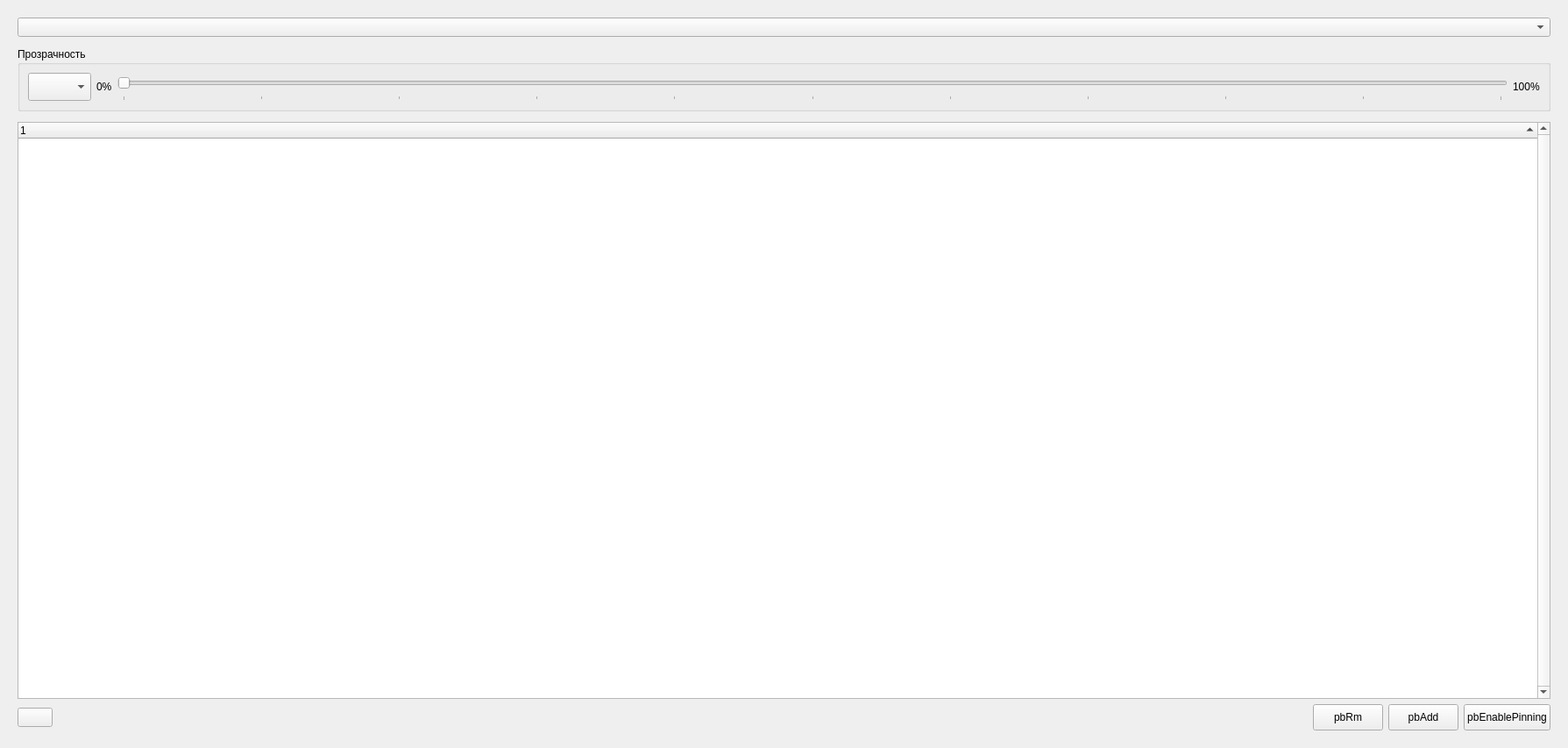
<?xml version="1.0" encoding="UTF-8"?>
<ui version="4.0">
 <class>WgtDocViewPanel</class>
 <widget class="QWidget" name="WgtDocViewPanel">
  <property name="geometry">
   <rect>
    <x>0</x>
    <y>0</y>
    <width>1789</width>
    <height>853</height>
   </rect>
  </property>
  <property name="sizePolicy">
   <sizepolicy hsizetype="Fixed" vsizetype="Fixed">
    <horstretch>0</horstretch>
    <verstretch>0</verstretch>
   </sizepolicy>
  </property>
  <property name="windowTitle">
   <string>Form</string>
  </property>
  <layout class="QGridLayout" name="gridLayout">
   <item row="0" column="0">
    <widget class="QWidget" name="wgtLeftPart" native="true">
     <property name="minimumSize">
      <size>
       <width>300</width>
       <height>0</height>
      </size>
     </property>
     <property name="autoFillBackground">
      <bool>true</bool>
     </property>
     <property name="styleSheet">
      <string notr="true"/>
     </property>
     <layout class="QVBoxLayout" name="verticalLayout">
      <item>
       <widget class="QComboBox" name="cbDocumentClass"/>
      </item>
      <item>
       <widget class="CheckPanel" name="wgtConditionsPanel" native="true"/>
      </item>
      <item>
       <widget class="QGroupBox" name="transparencyGroupBox">
        <property name="title">
         <string>Прозрачность</string>
        </property>
        <layout class="QHBoxLayout" name="horizontalLayout_4">
         <item>
          <widget class="QComboBox" name="transparencyComboBox">
           <property name="minimumSize">
            <size>
             <width>0</width>
             <height>32</height>
            </size>
           </property>
          </widget>
         </item>
         <item>
          <widget class="QLabel" name="lbTransparency0">
           <property name="text">
            <string>0%</string>
           </property>
          </widget>
         </item>
         <item>
          <widget class="QSlider" name="transparencySlider">
           <property name="minimumSize">
            <size>
             <width>100</width>
             <height>32</height>
            </size>
           </property>
           <property name="maximum">
            <number>100</number>
           </property>
           <property name="orientation">
            <enum>Qt::Horizontal</enum>
           </property>
           <property name="tickPosition">
            <enum>QSlider::TicksBelow</enum>
           </property>
           <property name="tickInterval">
            <number>10</number>
           </property>
          </widget>
         </item>
         <item>
          <widget class="QLabel" name="lbTransparency100">
           <property name="text">
            <string>100%</string>
           </property>
          </widget>
         </item>
        </layout>
       </widget>
      </item>
      <item>
       <widget class="meteo::FileSystemSelectionWidget" name="wgtFileDystem" native="true">
        <property name="mouseTracking">
         <bool>true</bool>
        </property>
       </widget>
      </item>
      <item>
       <widget class="QTreeWidget" name="twFaxDocuments">
        <property name="mouseTracking">
         <bool>true</bool>
        </property>
        <property name="verticalScrollBarPolicy">
         <enum>Qt::ScrollBarAlwaysOn</enum>
        </property>
        <property name="selectionMode">
         <enum>QAbstractItemView::ExtendedSelection</enum>
        </property>
        <property name="sortingEnabled">
         <bool>true</bool>
        </property>
        <attribute name="headerCascadingSectionResizes">
         <bool>false</bool>
        </attribute>
        <column>
         <property name="text">
          <string notr="true">1</string>
         </property>
        </column>
       </widget>
      </item>
      <item>
       <widget class="QWidget" name="wgtToolbarUnderList" native="true">
        <property name="layoutDirection">
         <enum>Qt::RightToLeft</enum>
        </property>
        <layout class="QHBoxLayout" name="horizontalLayout_6">
         <property name="leftMargin">
          <number>0</number>
         </property>
         <property name="topMargin">
          <number>0</number>
         </property>
         <property name="rightMargin">
          <number>0</number>
         </property>
         <property name="bottomMargin">
          <number>0</number>
         </property>
         <item>
          <widget class="QPushButton" name="pbPinToMapEnable">
           <property name="maximumSize">
            <size>
             <width>16777215</width>
             <height>30</height>
            </size>
           </property>
           <property name="focusPolicy">
            <enum>Qt::NoFocus</enum>
           </property>
           <property name="text">
            <string>pbEnablePinning</string>
           </property>
           <property name="checkable">
            <bool>false</bool>
           </property>
           <property name="checked">
            <bool>false</bool>
           </property>
          </widget>
         </item>
         <item>
          <widget class="QPushButton" name="pbPinToMapAddImageToMap">
           <property name="minimumSize">
            <size>
             <width>30</width>
             <height>30</height>
            </size>
           </property>
           <property name="maximumSize">
            <size>
             <width>16777215</width>
             <height>30</height>
            </size>
           </property>
           <property name="focusPolicy">
            <enum>Qt::NoFocus</enum>
           </property>
           <property name="text">
            <string>pbAdd</string>
           </property>
          </widget>
         </item>
         <item>
          <widget class="QPushButton" name="pbPinToMapRemoveImageFromMap">
           <property name="minimumSize">
            <size>
             <width>30</width>
             <height>30</height>
            </size>
           </property>
           <property name="maximumSize">
            <size>
             <width>16777215</width>
             <height>30</height>
            </size>
           </property>
           <property name="focusPolicy">
            <enum>Qt::NoFocus</enum>
           </property>
           <property name="text">
            <string>pbRm</string>
           </property>
          </widget>
         </item>
         <item>
          <spacer name="horizontalSpacer_5">
           <property name="orientation">
            <enum>Qt::Horizontal</enum>
           </property>
           <property name="sizeHint" stdset="0">
            <size>
             <width>40</width>
             <height>20</height>
            </size>
           </property>
          </spacer>
         </item>
         <item>
          <widget class="QPushButton" name="pbReload">
           <property name="text">
            <string/>
           </property>
          </widget>
         </item>
        </layout>
       </widget>
      </item>
     </layout>
    </widget>
   </item>
  </layout>
 </widget>
 <customwidgets>
  <customwidget>
   <class>meteo::FileSystemSelectionWidget</class>
   <extends>QWidget</extends>
   <header>custom/filesystemselectionwidget.h</header>
   <container>1</container>
  </customwidget>
  <customwidget>
   <class>CheckPanel</class>
   <extends>QWidget</extends>
   <header location="global">meteo/commons/ui/custom/checkpanel.h</header>
   <container>1</container>
  </customwidget>
 </customwidgets>
 <resources/>
 <connections/>
</ui>
